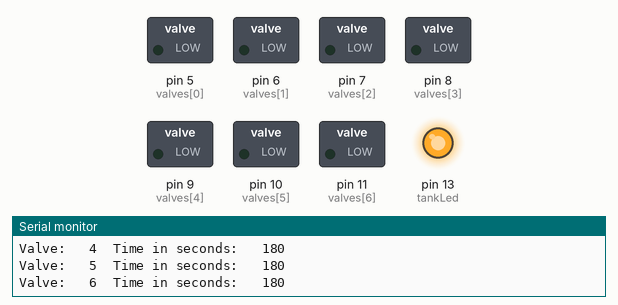
Bench run of a sketch on a simulated Arduino Uno, built with avr-gcc and run on an emulated ATmega328P. Parts: switched loads named in the sketch (green lamp = pin HIGH), output pins drawn as LEDs (lit = HIGH), the last lines printed to the serial monitor.

Above: at 0.2 s.
At 60.2 s:
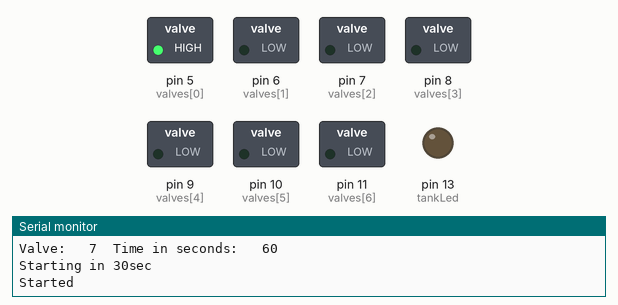
Timing chart, 0 to 61.7 s (numbered marks = the images above):
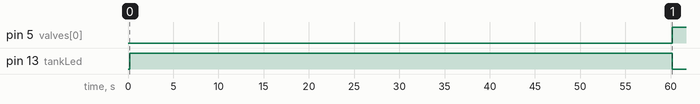

The sketch:

simple_garden_watering.ino
```cpp
/*

 This sketch opens and closes some electrovalves that water my garden.
 Valves open one after the other.
 A delay between them is needed to make sure that the water tank doesn't empty.
 Each valve can stay open for a specified amount of time.


 v2.0beta - 2012/06/19
 Modification to work with seconds instead of minutes. It works now.
 Display times on serial port on startup.
 Removed any time multiplications, using a custom delay function that "works" with seconds repeatedly in order to achieve the required delay.
 Increased startup time to 30 seconds. So as to re-program before the program starts to garden.
 Removed EEPROM library, for now.

 v1.5 - 2012/06/17
 Modified to work with seconds: IT WAS A DISASTER... v2 CAME AROUND

 v1.0 - 2012/06
 Initial version. Works with minutes.
*/

#include <avr/sleep.h>  //powerdown library

const int valves[7] = {
  5,6,7,8,9,10,11 }; //pins of valves on the Arduino

int water_times[7] = {
  150,300,300,180,180,180,60 };  //stores times as seconds

int i;  //counter, used to increment from valve to valve
int tankLed = 13; //light a led when the water tank refills

void delaySeconds(unsigned long _seconds){
  while (_seconds > 0){
    delay(1000);
    _seconds--;
  }
}

void water(int valve, int watering_time_in_seconds) {
  Serial.print("Valve: \t");
  Serial.print(i+1); //the physical valve
  Serial.print("\tArduino Pin: \t");
  Serial.print(valve); //the valve pin
  Serial.print("\tTime in Seconds: \t");
  Serial.println(watering_time_in_seconds);  //time

  //open the valve and water a specific garden area
  digitalWrite(valve, HIGH);
  delaySeconds(watering_time_in_seconds);
  digitalWrite(valve, LOW);

  //allow some time for the water tank to refill
  digitalWrite(tankLed, HIGH);
  Serial.println("Filling tank");
  delaySeconds(60); //wait a minute, this may need to be increased for real life
  digitalWrite(tankLed, LOW);
  Serial.println("Tank filling stopped.");
}

void sleepNow() {
  set_sleep_mode(SLEEP_MODE_PWR_DOWN);
  sleep_enable();
  ADCSRA &= ~(1 << ADEN);    // Disable ADC
  PRR = 0xFF;   // Power down functions
  sleep_mode();
}

void setup()
{
  Serial.begin(9600);

  for (i = 0; i < 7; i++) {
    pinMode(valves[i],OUTPUT);
    Serial.print("Valve: \t");
    Serial.print(i+1); //the physical valve
    Serial.print("\tTime in seconds: \t");
    Serial.println(water_times[i]);  //time
  }

  pinMode(tankLed, OUTPUT);

  //emulate something like a boot process, for fun
  digitalWrite(tankLed, HIGH);
  Serial.println("Starting in 30sec");
  delaySeconds(60);
  digitalWrite(tankLed, LOW);
  Serial.println("Started");

}

void loop()
{
  for (i = 0; i < 7; i++) {
    if(water_times[i] != 0) {
      water(valves[i], water_times[i]);
    }
  }

  sleepNow(); //powerdown
}
```

Measured:
- by itself, pin 5 (valves[0]): LOW → HIGH at 60.2 s
